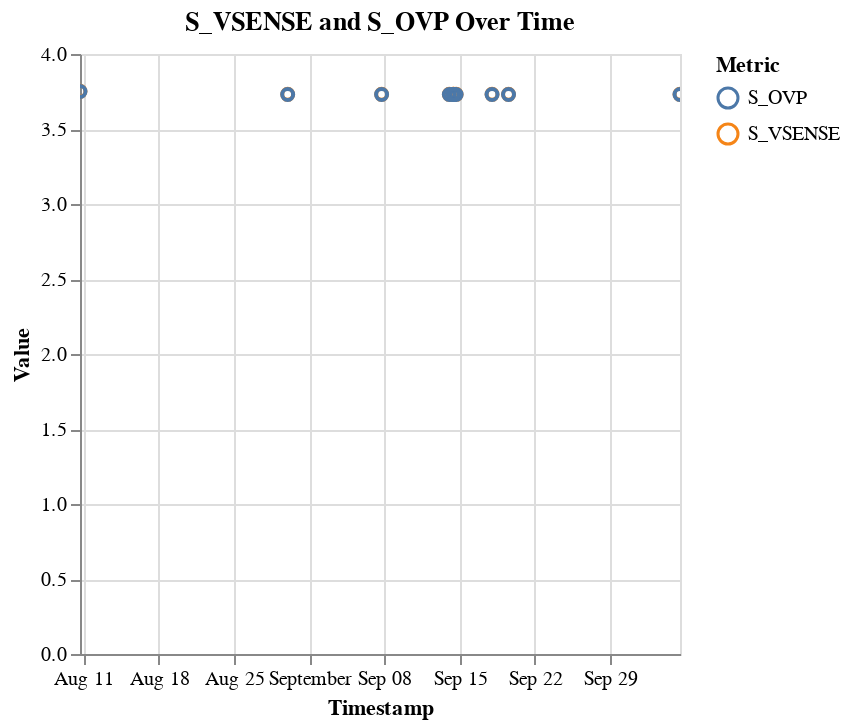

The cell this chart's notebook holds for it:
### Code cell
product = "Breithorn"
visualise(product)

### Figure 1 — Vega-Lite specification as saved in the notebook (floating-point values rounded to 4 significant figures)
{"config": {"view": {"continuousWidth": 300, "continuousHeight": 300}}, "data": {"name": "data-68db39c0dd48f1775b6f5a6ff2276aae"}, "mark": {"type": "point"}, "encoding": {"color": {"field": "metric", "legend": {"title": "Metric"}, "type": "nominal"}, "opacity": {"condition": {"param": "param_24", "value": 1}, "value": 0.2}, "tooltip": [{"field": "timestamp", "type": "temporal"}, {"field": "value", "type": "quantitative"}, {"field": "metric", "type": "nominal"}, {"field": "machine_number", "type": "quantitative"}, {"field": "control_number", "type": "quantitative"}, {"field": "test_step", "type": "nominal"}], "x": {"axis": {"title": "Timestamp"}, "field": "timestamp", "type": "temporal"}, "y": {"axis": {"title": "Value"}, "field": "value", "type": "quantitative"}}, "params": [{"name": "param_24", "select": {"type": "point", "fields": ["machine_number", "control_number", "test_step"]}, "bind": "legend"}, {"name": "param_25", "select": {"type": "interval", "encodings": ["x", "y"]}, "bind": "scales"}], "title": "S_VSENSE and S_OVP Over Time", "$schema": "https://vega.github.io/schema/vega-lite/v5.20.1.json", "datasets": {"data-68db39c0dd48f1775b6f5a6ff2276aae": [{"machine_number": 414, "control_number": 4067, "timestamp": "2024-09-14T00:57:58", "test_step": "IOD_Logic_Toggle_Stress_1hr", "metric": "S_VSENSE", "value": 3.731}, {"machine_number": 414, "control_number": 4067, "timestamp": "2024-09-19T13:03:53", "test_step": "IOD_Logic_Toggle_Stress_1hr", "metric": "S_VSENSE", "value": 3.731}, {"machine_number": 406, "control_number": 4004, "timestamp": "2024-08-10T16:47:31", "test_step": "CCD_RampUp_110C_1hr", "metric": "S_VSENSE", "value": 3.751}, {"machine_number": 408, "control_number": 4058, "timestamp": "2024-08-30T00:13:39", "test_step": "CCD_Logic_Toggle_Stress_1hr", "metric": "S_VSENSE", "value": 3.731}, {"machine_number": 408, "control_number": 4058, "timestamp": "2024-09-07T17:50:33", "test_step": "IOD_Logic_Toggle_Stress_1hr", "metric": "S_VSENSE", "value": 3.731}, {"machine_number": 406, "control_number": 4126, "timestamp": "2024-10-05T11:44:33", "test_step": "CCD_Logic_Toggle_Stress_1hr", "metric": "S_VSENSE", "value": 3.731}, {"machine_number": 415, "control_number": 4087, "timestamp": "2024-09-18T00:17:35", "test_step": "CCD_MBIST_Stress_1hr", "metric": "S_VSENSE", "value": 3.731}, {"machine_number": 415, "control_number": 4074, "timestamp": "2024-09-14T16:11:06", "test_step": "CCD_Logic_Toggle_Stress_1hr", "metric": "S_VSENSE", "value": 3.731}, {"machine_number": 415, "control_number": 4074, "timestamp": "2024-09-14T10:01:21", "test_step": "CCD_Logic_Toggle_Stress_1hr", "metric": "S_VSENSE", "value": 3.731}, {"machine_number": 415, "control_number": 4074, "timestamp": "2024-09-14T10:08:14", "test_step": "CCD_Logic_Toggle_Stress_1hr", "metric": "S_VSENSE", "value": 3.731}, {"machine_number": 414, "control_number": 4067, "timestamp": "2024-09-14T00:57:58", "test_step": "IOD_Logic_Toggle_Stress_1hr", "metric": "S_OVP", "value": 3.73}, {"machine_number": 414, "control_number": 4067, "timestamp": "2024-09-19T13:03:53", "test_step": "IOD_Logic_Toggle_Stress_1hr", "metric": "S_OVP", "value": 3.73}, {"machine_number": 406, "control_number": 4004, "timestamp": "2024-08-10T16:47:31", "test_step": "CCD_RampUp_110C_1hr", "metric": "S_OVP", "value": 3.75}, {"machine_number": 408, "control_number": 4058, "timestamp": "2024-08-30T00:13:39", "test_step": "CCD_Logic_Toggle_Stress_1hr", "metric": "S_OVP", "value": 3.73}, {"machine_number": 408, "control_number": 4058, "timestamp": "2024-09-07T17:50:33", "test_step": "IOD_Logic_Toggle_Stress_1hr", "metric": "S_OVP", "value": 3.73}, {"machine_number": 406, "control_number": 4126, "timestamp": "2024-10-05T11:44:33", "test_step": "CCD_Logic_Toggle_Stress_1hr", "metric": "S_OVP", "value": 3.73}, {"machine_number": 415, "control_number": 4087, "timestamp": "2024-09-18T00:17:35", "test_step": "CCD_MBIST_Stress_1hr", "metric": "S_OVP", "value": 3.73}, {"machine_number": 415, "control_number": 4074, "timestamp": "2024-09-14T16:11:06", "test_step": "CCD_Logic_Toggle_Stress_1hr", "metric": "S_OVP", "value": 3.73}, {"machine_number": 415, "control_number": 4074, "timestamp": "2024-09-14T10:01:21", "test_step": "CCD_Logic_Toggle_Stress_1hr", "metric": "S_OVP", "value": 3.73}, {"machine_number": 415, "control_number": 4074, "timestamp": "2024-09-14T10:08:14", "test_step": "CCD_Logic_Toggle_Stress_1hr", "metric": "S_OVP", "value": 3.73}]}}
